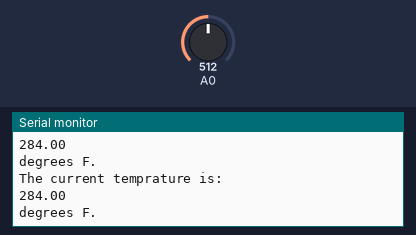
Bench run of a sketch on a simulated Arduino Uno, built with avr-gcc and run on an emulated ATmega328P. Parts: the last lines printed to the serial monitor. Inputs (shaded band) come from the test bench; at power-on: A0 = 512.

Above: at 1.8 s.
1.9 s: A0 set to 716
At 2.4 s:
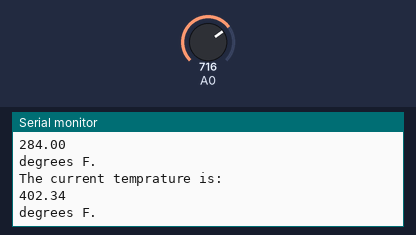
3.4 s: A0 set to 900
At 4.8 s:
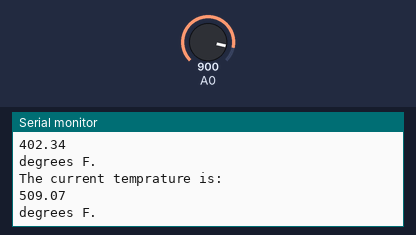
Timing chart, 0 to 6.4 s (numbered marks = the images above; inputs shaded):
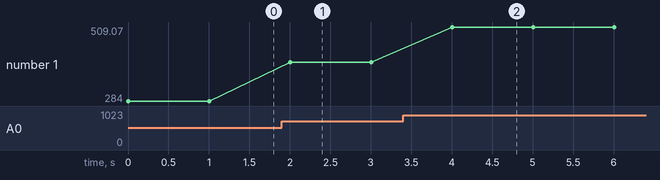

The sketch:

Light_sensor.ino
```cpp
#include <math.h>

void setup() {
  Serial.begin(115200);
}
double Temp;
void convertTemp() {
  double temperature = analogRead(0);
  Temp = ((temperature * (3300.0 / 1024.0)) - 250) / 10;
  Temp = (Temp * 9.0) / 5.0 + 32.0;
  return Temp;
}
void loop() {
  convertTemp();
  Serial.println("The current temprature is: ");
  Serial.println(Temp);
  Serial.println("degrees F. \n");
  delay(1000);
}
```

Measured:
- after the input at 1.9 s, the serial monitor: prints a new line after 0.11 s (image 1)
- after the input at 3.4 s, the serial monitor: prints a new line after 0.61 s (image 2)
- plotted number 1: 284 → 402.34 after the input at 1.9 s, 402.34 → 509.07 after the input at 3.4 s
